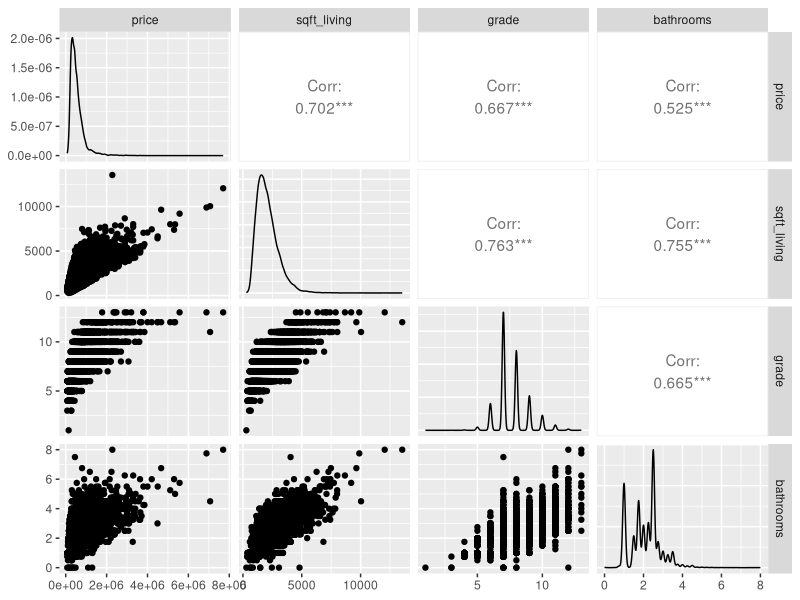

Recreate this plot in R.
# Load libraries
library(ggplot2)
library(GGally)

# Load data
data <- read.csv("data/data_house.csv")

# Data Preparation and Cleaning
data_clean <- data[, !colnames(data) %in% c("id", "zipcode", "lat", "long")]
data_clean$date <- as.Date(data_clean$date, format = "%Y%m%d")
data_clean$year_sold <- format(data_clean$date, "%Y")
data_clean$month_sold <- format(data_clean$date, "%m")

# Feature Scaling
scaled_data <- data_clean
scaled_data$price <- scale(data$price)
scaled_data$sqft_living <- scale(data$sqft_living)
scaled_data$bathrooms <- scale(data$bathrooms)

# Exploratory Data Analysis
summary(data_clean)
correlation_matrix <- cor(data_clean[, c("price", "sqft_living", "grade", "bathrooms")])
print(correlation_matrix)

# Visualization using Pair Plot
pairplot <- ggpairs(data_clean[, c("price", "sqft_living", "grade", "bathrooms")])
print(pairplot)

# Data Splitting
train_index <- sample(1:nrow(data_clean), 0.8 * nrow(data_clean))
train_data <- data_clean[train_index, ]
test_data <- data_clean[-train_index, ]

# Model Fitting
model <- lm(price ~ ., data = train_data)

# Model Evaluation
predictions <- predict(model, newdata = test_data)
residuals <- test_data$price - predictions
mse <- mean(residuals^2)
rmse <- sqrt(mse)
cat("Root Mean Squared Error (RMSE):", rmse, "\n")

